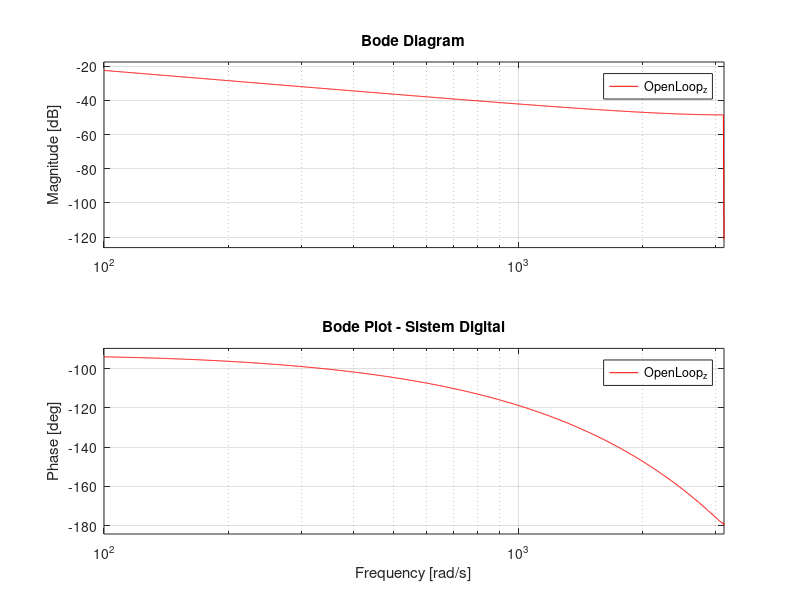
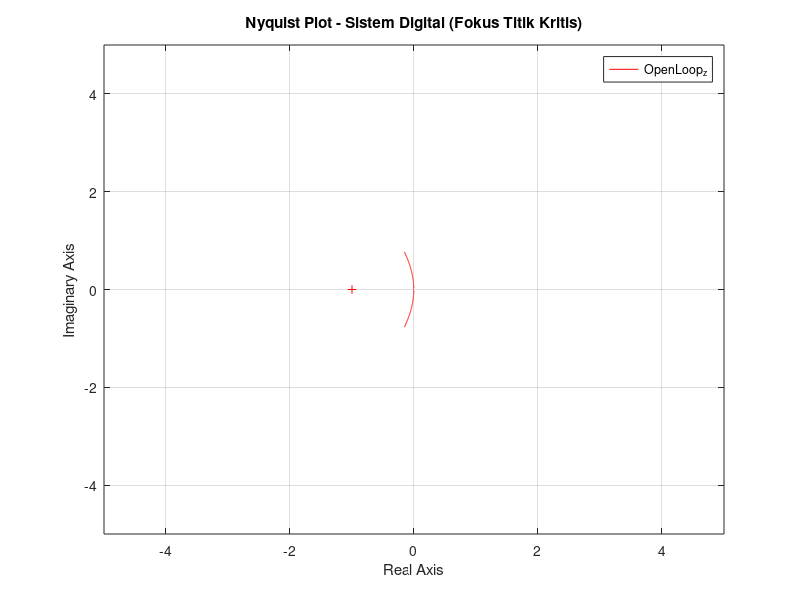
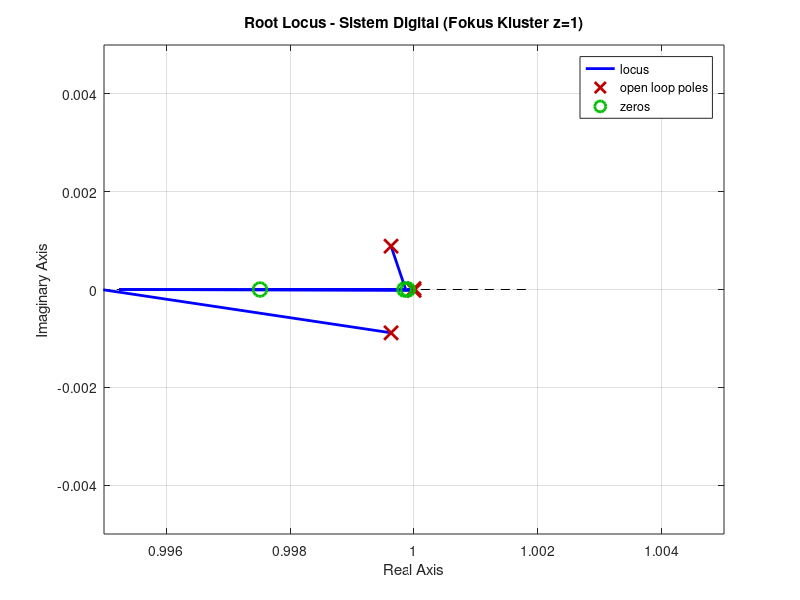

Reproduce these figures in MATLAB, in order.
% Nama / NIM : 
% Rafi Ihsan Alfathin     / 13223018
% Maghryza Milchan Fayumi / 13223036
% William Anthony         / 13223048
% Deskripsi: Kode ini akan menghasilkan Bode plot, Root locus, dan Nyquist

Ts = 0.001;
num_p = [1.151 0.1774];
den_p = [1 0.739 0.921 0];

% membuat sistem analog (s-domainnya)
Gp_s = zpk(tf(num_p, den_p)); 
Kp = 17; 
Ki = 1.6343; 
Kd = 6.5713;

% controller PID nya
C_s = zpk(pid(Kp, Ki, Kd));

% diskritisasi fungsi plant dan controller
Gp_z = c2d(Gp_s, Ts, 'zoh');
C_z  = c2d(C_s,  Ts, 'tustin');

% open loop digital
OpenLoop_z = C_z * Gp_z;

% BODE PLOT 
figure('Name', 'Bode Plot Digital', 'NumberTitle', 'off');
bode(OpenLoop_z, 'r');
title('Bode Plot - Sistem Digital');
grid on;

% NYQUIST PLOT
figure('Name', 'Nyquist Plot Digital (Zoomed)', 'NumberTitle', 'off');
nyquist(OpenLoop_z, 'r');
title('Nyquist Plot - Sistem Digital (Fokus Titik Kritis)');
axis([-5 5 -5 5]); % dilakukan zoom agar lebih jelas
grid on;

% ROOT LOCUS
figure('Name', 'Root Locus Digital (Zoomed)', 'NumberTitle', 'off');
rlocus(OpenLoop_z);
title('Root Locus - Sistem Digital (Fokus Kluster z=1)');
axis([0.995 1.005 -0.005 0.005]); % zoom extrem untuk meliihat polenya
grid on;
